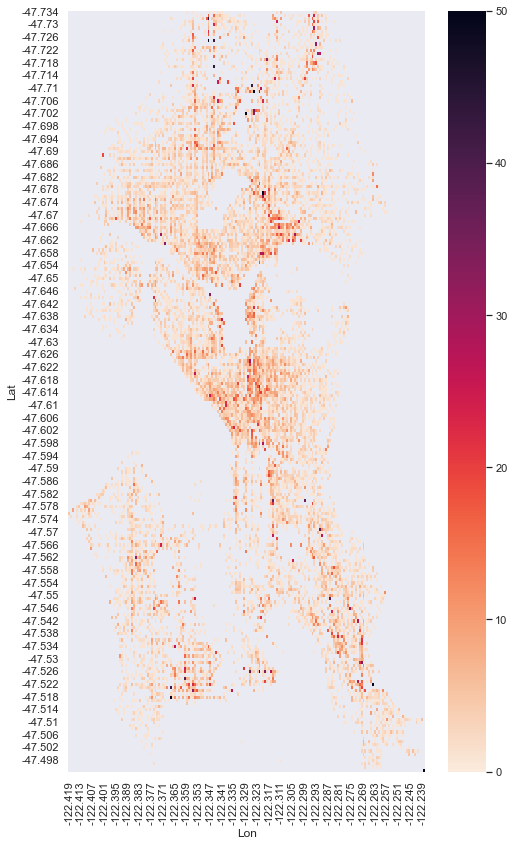

The Python source for this figure:
# -*- coding: utf-8 -*-
"""
Created on Sun May 16 13:34:52 2021

@author: Jim
"""

import pandas as pd
import seaborn as sns
from datetime import datetime

print(datetime.now().strftime('%Y-%m-%d %H:%M:%S'))

# This file has about 903K rows as of May 2021.

url = "https://data.seattle.gov/api/views/tazs-3rd5/rows.csv"

df = pd.read_csv(url, low_memory=False)

print(datetime.now().strftime('%Y-%m-%d %H:%M:%S'))

# The Latitude and Longitude columns contain the property latitude and
# longitude to six decimal places.  The rounding precision affects the
# degree of granularity of the resulting heatmap.

precision = 3
df['Lat'] = df['Latitude'].round(precision)
df['Lon'] = df['Longitude'].round(precision)

df = df[df.Offense.str.contains('Motor Vehicle Theft', na=False)]
df["StartDate"] = pd.to_datetime(df["Offense Start DateTime"])

df = df[(df.StartDate > "2011-01-01") & (df.StartDate < "2020-01-01")]

df_all = pd.DataFrame(data=df.groupby(['Lat', 'Lon']).size(),
                      columns=['all_value'])
df_all.reset_index(inplace=True)

df_all['Lat'] = df_all['Lat'] * -1

result = df_all.pivot(index='Lat', columns='Lon', values='all_value')

# Flip the heatmap colorbar so that it's light to dark, then set the scale.
cmap = sns.cm.rocket_r
sns.set(rc={'figure.figsize': (8, 14)})

# Create the heatmap and save it if desired.  The vmin and vmax values
# represent the mininum and maximum values of the result.
hm = sns.heatmap(result, vmin=0.0, vmax=50.0, cmap=cmap)
print(datetime.now().strftime('%Y-%m-%d %H:%M:%S'))
